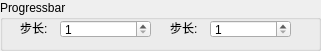
        <widget class="QGroupBox" name="groupBox_8">
         <property name="geometry">
          <rect>
           <x>10</x>
           <y>570</y>
           <width>321</width>
           <height>51</height>
          </rect>
         </property>
         <property name="title">
          <string>Progressbar</string>
         </property>
         <widget class="QSpinBox" name="spinBox_19">
          <property name="geometry">
           <rect>
            <x>60</x>
            <y>20</y>
            <width>91</width>
            <height>18</height>
           </rect>
          </property>
          <property name="minimum">
           <number>1</number>
          </property>
          <property name="maximum">
           <number>20</number>
          </property>
          <property name="value">
           <number>1</number>
          </property>
         </widget>
         <widget class="QLabel" name="label_54">
          <property name="geometry">
           <rect>
            <x>20</x>
            <y>20</y>
            <width>51</width>
            <height>16</height>
           </rect>
          </property>
          <property name="text">
           <string>步长:</string>
          </property>
         </widget>
         <widget class="QLabel" name="label_55">
          <property name="geometry">
           <rect>
            <x>170</x>
            <y>20</y>
            <width>51</width>
            <height>16</height>
           </rect>
          </property>
          <property name="text">
           <string>步长:</string>
          </property>
         </widget>
         <widget class="QSpinBox" name="spinBox_20">
          <property name="geometry">
           <rect>
            <x>210</x>
            <y>20</y>
            <width>81</width>
            <height>18</height>
           </rect>
          </property>
          <property name="minimum">
           <number>1</number>
          </property>
          <property name="maximum">
           <number>20</number>
          </property>
          <property name="value">
           <number>1</number>
          </property>
         </widget>
        </widget>
